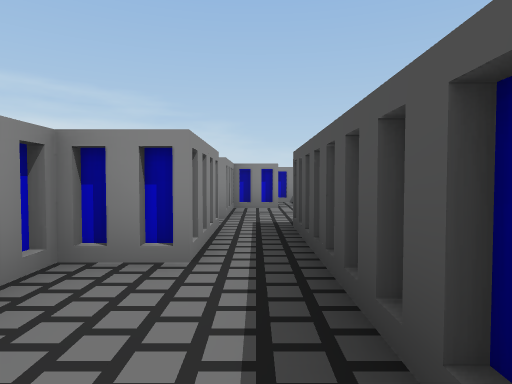
[1] (above)

24 first-person views from a walk through a 3-D level made in the Unity game engine. The camera is 0.62 m above the floor, tilts 2° down and sees 75° across. The floor is counted in squares, 1 m on a side. Each view is taken from the middle of a square. On the plan, view 1 faces up. The plan holds only what a view shows up to about 10 squares ahead; the rest is blank. Some animated figures are not drawn.

[2]
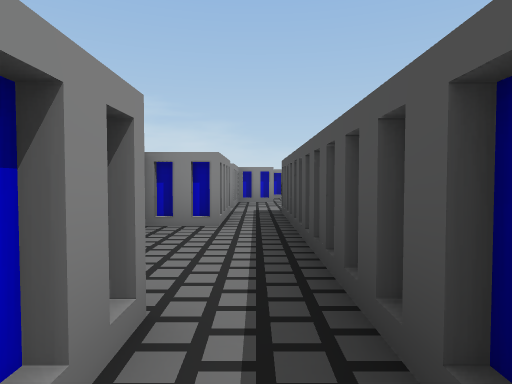

[3]
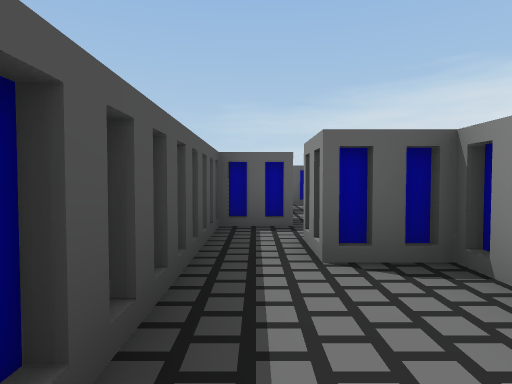

[4]
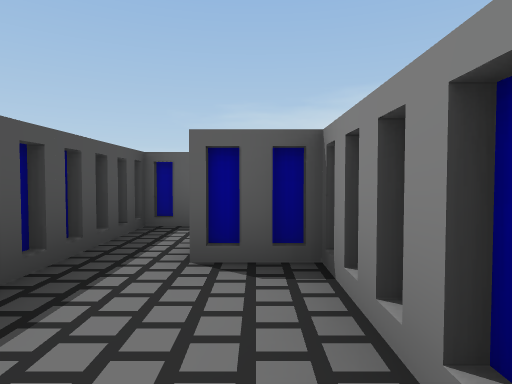

[5]
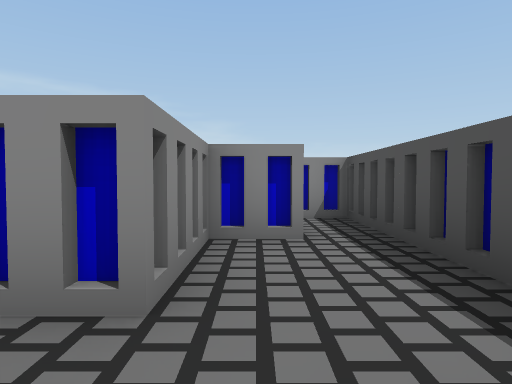

[6]
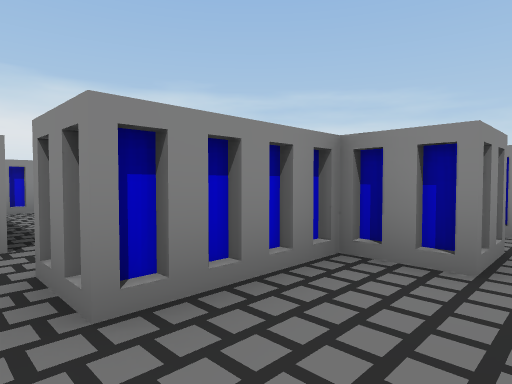

[7]
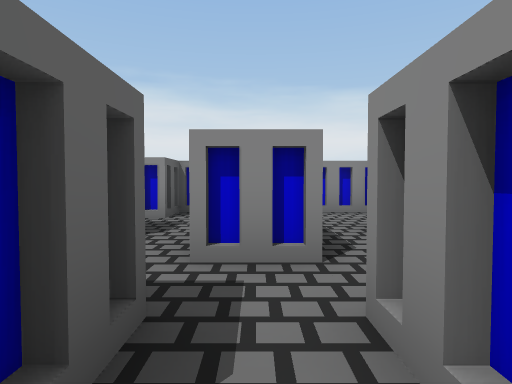

[8]
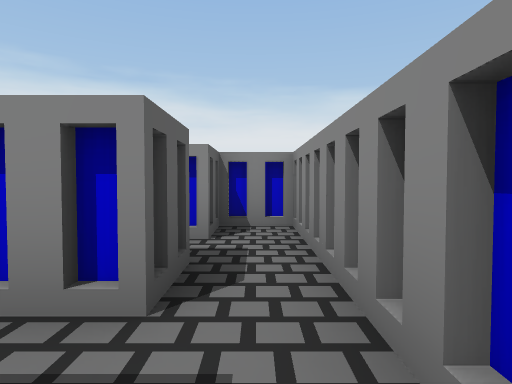

[9]
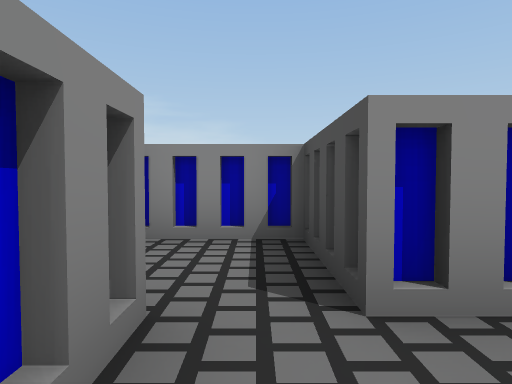

[10]
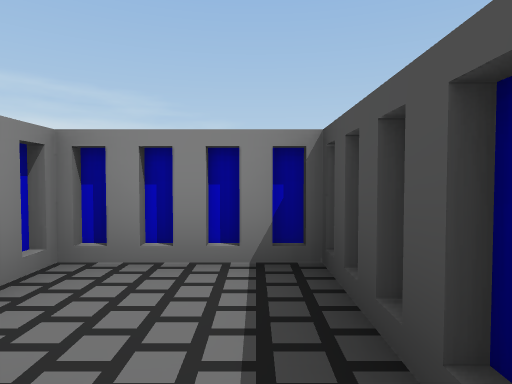

[11]
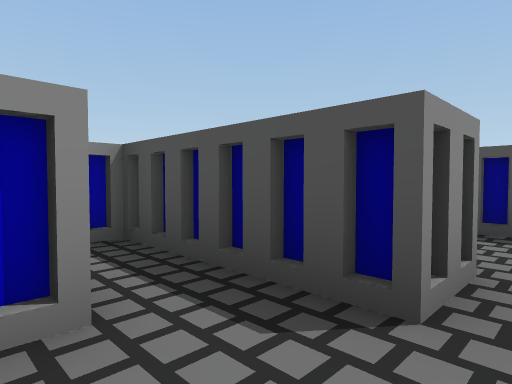

[12]
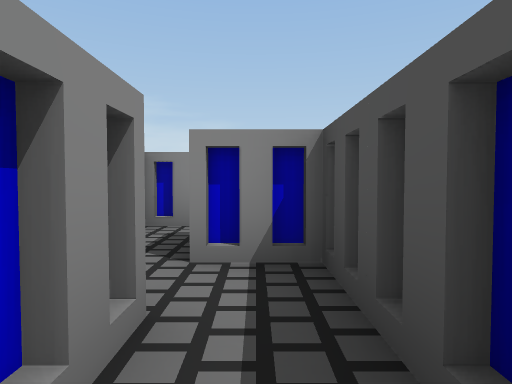

[13]
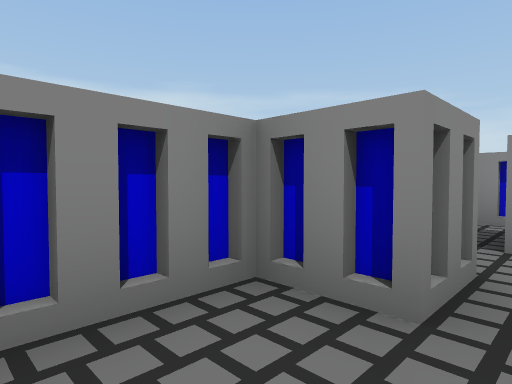

[14]
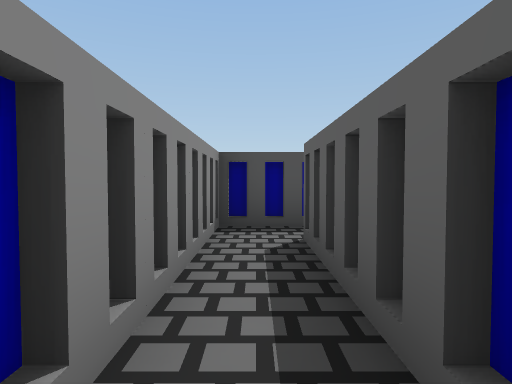

[15]
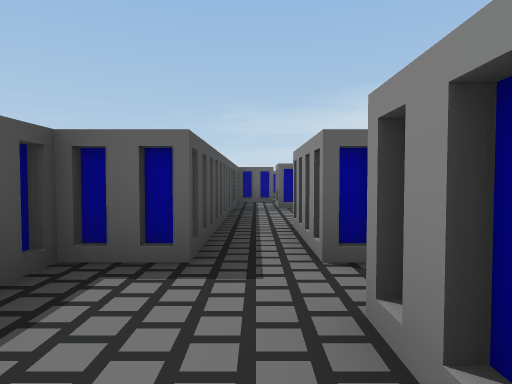

[16]
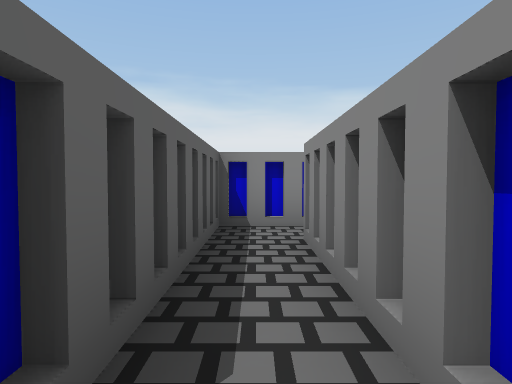

[17]
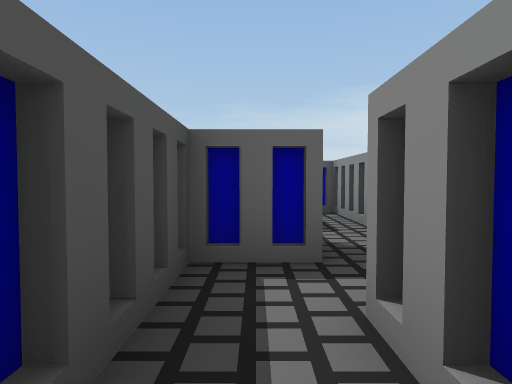

[18]
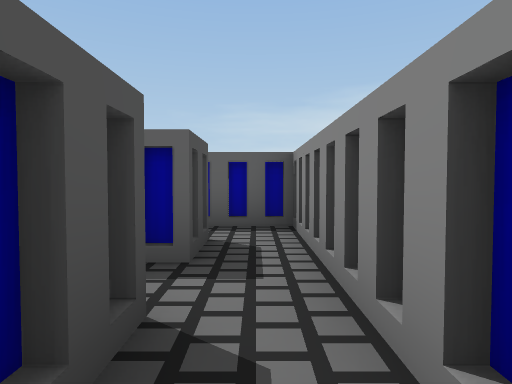

[19]
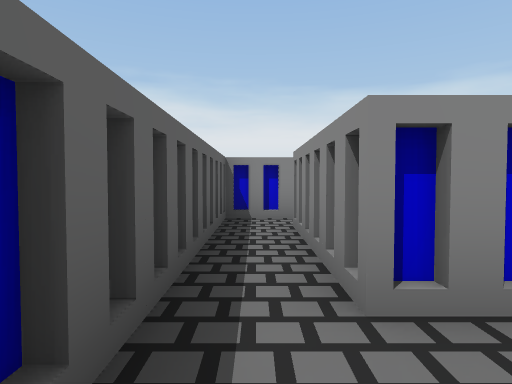

[20]
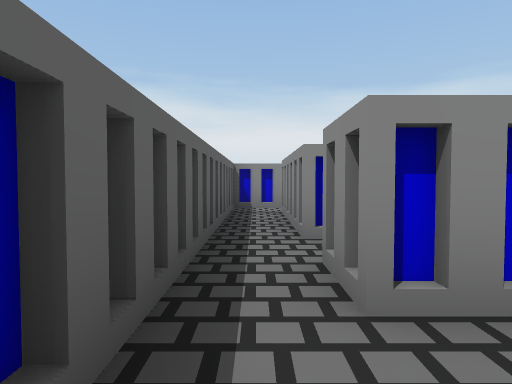

[21]
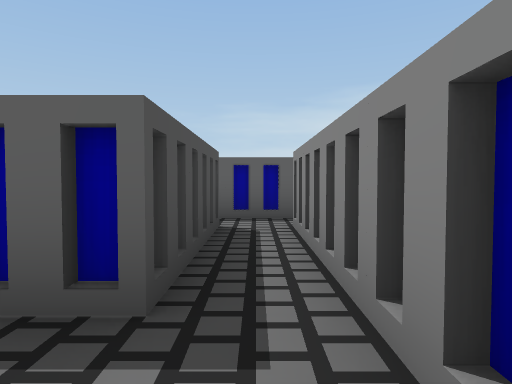

[22]
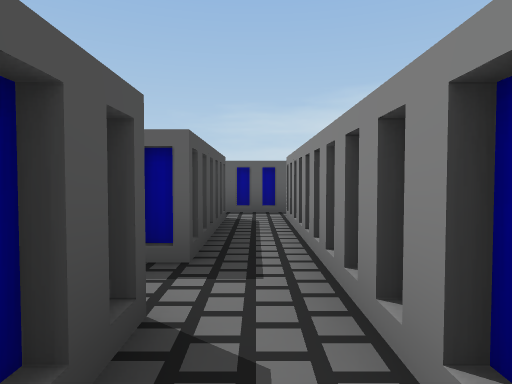

[23]
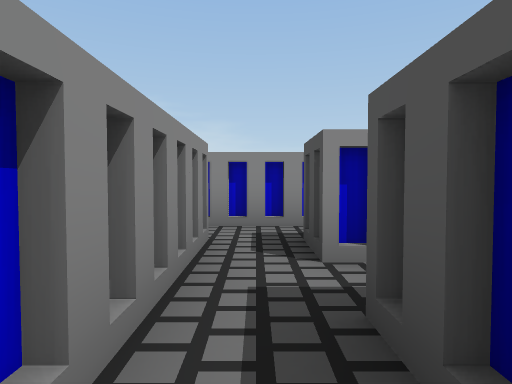

[24]
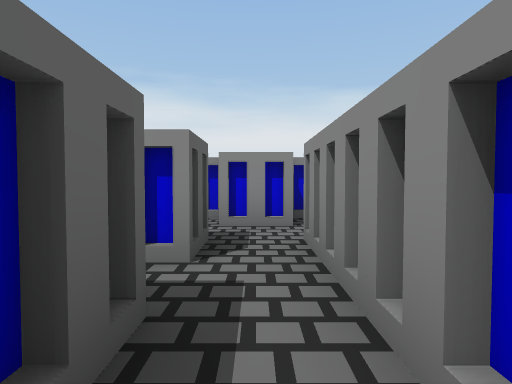

### Floor plan
Key: @ floor where view 1 was taken; # wall or solid block; . floor.
Columns run from 7 left of view 1 to 7 right of it. Each row starts with its distance up from view 1.
 12 ##
 11  .
 10  .##.#####
  9  ..#.....#
  8 ##.#####.#
  7 #..#..#..#
  6 #.....#..#
  5 #####....#
  4 #.....#.##
  3 ##.#.##.#
  2      #..#
  1      #..#..###
  0      #.@##.....
 -1      ##.#..#.#
 -2      #..#  #..
 -3      #.##  #.#
 -4      #..#  #.#
 -5      #.###.#.#
 -6      #........
 -7      #########

Positions as (right, up) in squares from view 1, and headings:
1: (0, 0), facing up
2: (0, -2), facing up
3: (0, 2), facing down
4: (-1, 2), facing down
5: (0, 4), facing up
6: (1, 5), facing up-left
7: (0, 5), facing left
8: (-2, 4), facing left
9: (-2, 4), facing up
10: (-2, 5), facing up
11: (-6, 6), facing up-right
12: (-5, 7), facing up
13: (-5, 6), facing up-left
14: (-3, 9), facing right
15: (0, 7), facing down
16: (1, 9), facing left
17: (0, 0), facing down
18: (-1, -2), facing down
19: (4, -6), facing left
20: (6, -6), facing left
21: (5, -1), facing down
22: (5, 0), facing down
23: (5, -4), facing up
24: (7, 0), facing left
